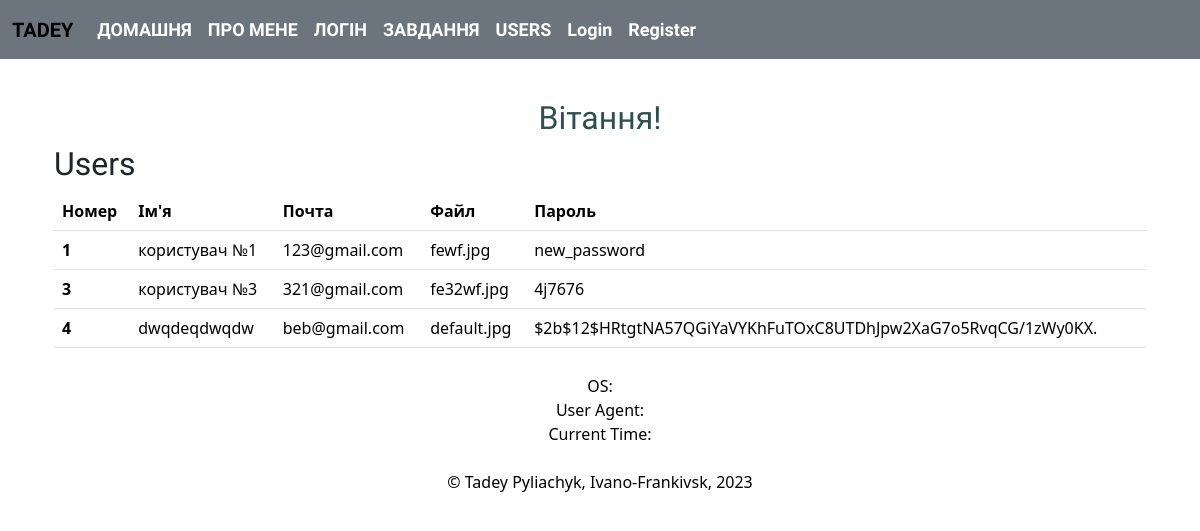
Screenshot of /users with the database file from the repository.
### app/models.py (models this page shows, shortened)
class User(db.Model, UserMixin):
    id = db.Column(db.Integer, primary_key=True)
    username = db.Column(db.String(20), unique=True, nullable=False)
    email = db.Column(db.String(120), unique=True, nullable=False)
    image_file = db.Column(db.String(20), nullable=False, default="default.jpg")
    password = db.Column(db.String(60), nullable=False)

### app/views.py (the view)
@app.route("/users", methods=['GET', 'POST'])
def users():
    all_users = User.query.all()
    return render_template('users.html', all_users=all_users)

### app/templates/users.html (shortened to what this page needs)
 {% extends "base.html" %} {% block content %}
<div class="skills-section">
  <div class="container">
    <h2>Users</h2>
    <table class="table">
      <thead>
        <tr>
          <th scope="col">Номер</th>
          <th scope="col">Ім'я</th>
          <th scope="col">Почта</th>
          <th scope="col">Файл</th>
          <th scope="col">Пароль</th>
        </tr>
      </thead>
      <tbody>
        {% for user in all_users %}
        <tr>
          <th scope="row">{{ user.id }}</th>
          <td>{{ user.username }}</td>
          <td>{{ user.email }}</td>
          <td>{{ user.image_file }}</td>
          <td>{{ user.password }}</td>
        </tr>
        {% endfor %}
      </tbody>
    </table>
  </div>
</div>
{% endblock %}

### app/templates/base.html (shortened to what this page needs)
<!DOCTYPE html>
<html lang="en">
<head>
    {% block css %}
    <link rel="stylesheet" href="{{ url_for('static', filename='css/bootstrap.min.css') }}">
    <link rel="stylesheet" type="text/css" href="{{ url_for('static', filename='css/styles.css') }}">
    <link
  href="https://cdn.jsdelivr.net/npm/bootstrap@5.3.2/dist/css/bootstrap.min.css"
  rel="stylesheet"
/>
    {% endblock %}
</head>
<body>
    {% include "nav.html" %}
    {% block body %}
    <header class="header">
        <div class="container">
            <h1>{% block header %}Вітання! {% endblock %}</h1>
        </div>
    </header>
    <main class="main">
        <div class="container">
            {% block content %}{% endblock %}
        </div>
    </main>
    {% endblock %}
    {% block footer %}
    <footer class="footer">
        <div class="container">
            OS: {{ os_name }}<br>
            User Agent: {{ user_agent }}<br>
            Current Time: {{ current_time }}<br><br>
            &copy; Tadey Pyliachyk, Ivano-Frankivsk, 2023
        </div>
    </footer>
    {% endblock %}
</body>
</html>

### app/templates/nav.html (shortened to what this page needs)
{% set menu = {"Домашня": url_for("home"), "Про мене": url_for("about"),"Логін":
url_for("login"), "Завдання": url_for("todo"), "Users": url_for("users") } %}
<nav
  class="navbar navbar-expand-lg navbar-light centered-navbar"
  style="background-color: #6c757d"
>
  <div class="container-fluid">
    <a class="navbar-brand" href="#">TADEY</a>
    <div class="collapse navbar-collapse" id="navbarColor02">
      <ul class="navbar-nav me-auto">
        {% for name, url in menu.items() %}
        <li class="nav-item">
          <a class="nav-link" href="{{ url }}">{{ name | upper }}</a>
        </li>
        {% endfor %} {% if current_user.is_authenticated %}
        <li class="nav-item">
          <a class="nav-link" href="{{ url_for('account') }}">Акаунт</a>
        </li>
        <li class="nav-item">
          <a class="nav-link" href="{{ url_for('logout') }}">Вийти</a>
        </li>
        {% else %}
        <li class="nav-item">
          <a class="nav-link" href="{{ url_for('login') }}">Login</a>
        </li>
        <li class="nav-item">
          <a class="nav-link" href="{{ url_for('register') }}">Register</a>
        </li>
        {% endif %}
      </ul>
    </div>
  </div>
</nav>

### app/static/css/styles.css (style rules this page uses)
body { font-family: 'Arial', sans-serif; background-color: #ffffff; color: #343a40; }
.container h1 { padding-top: 40px; text-align: center; color: #2F4F4F; font-size: 32px; }
.navbar-nav .nav-link { color: #ffffff; }
footer { color: #000000; padding: 10px; text-align: center; background-color: #ffffff; }
table { border-collapse: collapse; width: 100%; }
th, td { зн border: 1px solid #dddddd; text-align: left; padding: 8px; }
th { background-color: #f2f2f2; }

### rows the page displays
User: id "1", username "користувач №1", email "123@gmail.com", image_file "fewf.jpg", password "new_password"
User: id "3", username "користувач №3", email "321@gmail.com", image_file "fe32wf.jpg", password "4j7676"
User: id "4", username "dwqdeqdwqdw", email "beb@gmail.com", image_file "default.jpg", password "$2b$12$HRtgtNA57QGiYaVYKhFuTOxC8UTDhJpw2XaG7o5RvqCG/1zWy0KX."

### other values shown
{{ name | upper }} "ДОМАШНЯ" "ПРО МЕНЕ" "ЛОГІН" "ЗАВДАННЯ" "USERS"
